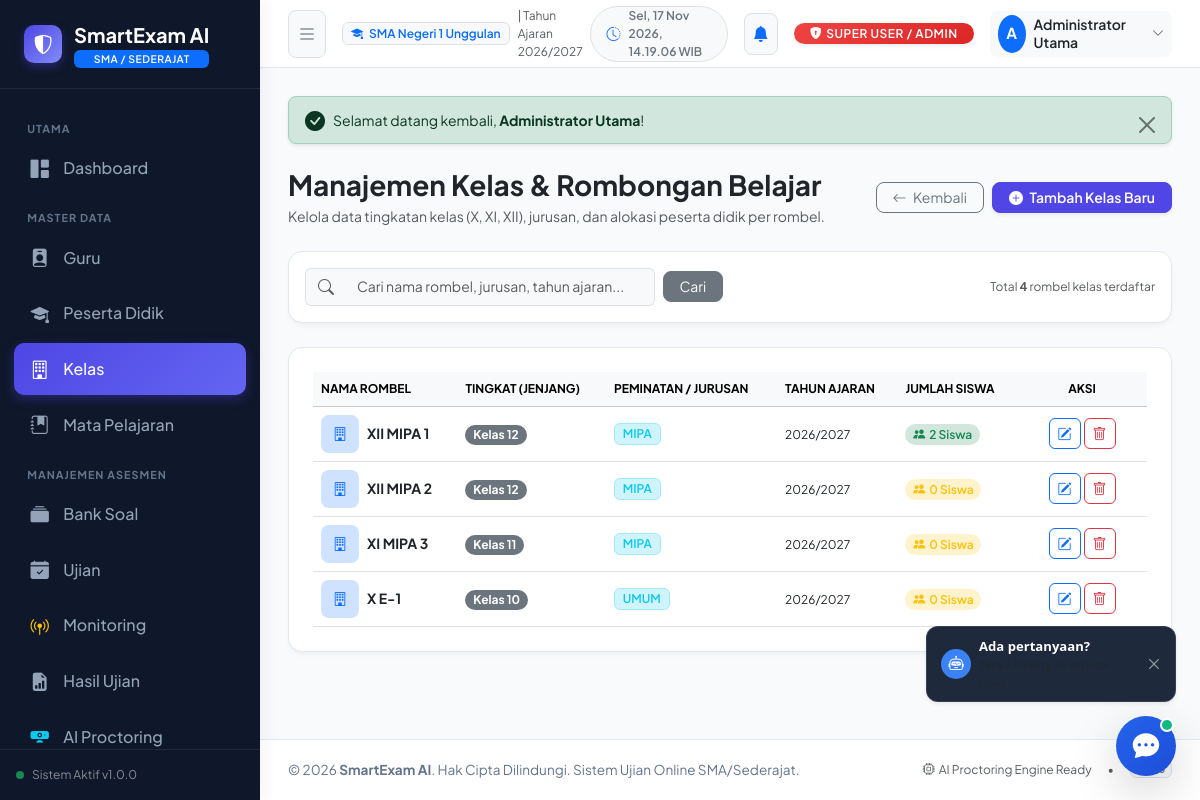
The page /admin/classes (signed in) on the database its author committed.
### tables this page shows
CREATE TABLE `classes` (
    `id` INT UNSIGNED AUTO_INCREMENT PRIMARY KEY,
    `class_name` VARCHAR(50) NOT NULL UNIQUE COMMENT 'Nama rombel, misal: XII MIPA 1',
    `grade_level` ENUM('10', '11', '12') NOT NULL COMMENT 'Tingkat jenjang kelas SMA',
    `major` VARCHAR(50) NOT NULL DEFAULT 'MIPA' COMMENT 'Jurusan: MIPA, IPS, BAHASA, UMUM',
    `academic_year` VARCHAR(20) NOT NULL DEFAULT '2026/2027' COMMENT 'Tahun ajaran aktif',
    `created_at` TIMESTAMP DEFAULT CURRENT_TIMESTAMP,
    `updated_at` TIMESTAMP DEFAULT CURRENT_TIMESTAMP ON UPDATE CURRENT_TIMESTAMP,
    INDEX `idx_classes_grade` (`grade_level`),
    INDEX `idx_classes_academic_year` (`academic_year`)
);

### app/Core/Controller.php (called while the page is built, shortened)
<?php
abstract class Controller
{
    protected function view(string $viewPath, array $data = [], ?string $layout = 'main'): void
    {
        View::render($viewPath, $data, $layout);
    }
    protected function getQuery(?string $key = null, mixed $default = null): mixed
    {
        return $_GET[$key] ?? $default;
    }
}

### app/Controllers/AdminController.php (called while the page is built, shortened)
<?php
class AdminController extends Controller
{
    private ClassModel $classModel;
    public function __construct()
    {
        $this->classModel = new ClassModel();
    }
    public function classes(): void
    {
        $search = SanitizeHelper::clean($this->getQuery('q', ''));
        $classes = $this->classModel->getAllWithCounts($search);
        $this->view('admin/classes/index', [
            'pageTitle' => 'Manajemen Kelas & Rombel - ' . APP_NAME,
            'classes'   => $classes,
            'search'    => $search,
            'user'      => AuthMiddleware::user()
        ], 'main');
    }
}

### public/index.php (called while the page is built, shortened)
<?php
require_once APP_PATH . '/Helpers/UrlHelper.php';
require_once APP_PATH . '/Helpers/SanitizeHelper.php';
spl_autoload_register(function ($class) {
    $prefix = 'App\\';
    $baseDir = APP_PATH . DIRECTORY_SEPARATOR;
    $len = strlen($prefix);
    $relativeClass = substr($class, $len);
    $file = $baseDir . str_replace('\\', DIRECTORY_SEPARATOR, $relativeClass) . '.php';
});
$app = new \App\Core\App();

### app/Helpers/UrlHelper.php (called while the page is built, shortened)
<?php
if (!function_exists('base_url')) {
    function base_url(string $path = ''): string
    {
        $base = defined('BASE_URL') ? BASE_URL : '';
        $path = ltrim($path, '/');
        return empty($path) ? $base : $base . '/' . $path;
    }
}
if (!function_exists('e')) {
    function e(?string $string): string
    {
        return htmlspecialchars((string)$string, ENT_QUOTES, 'UTF-8');
    }
}

### app/Core/Database.php (called while the page is built, shortened)
<?php
class Database
{
    private static ?PDO $instance = null;
    private static bool $connected = false;
    public static function getInstance(): ?PDO
    {
        return self::$instance;
    }
    private static function connect(): void
    {
        $configFile = APP_PATH . '/Config/Database.php';
        $config = require $configFile;
        $dsn = sprintf(
            "%s:host=%s;port=%s;dbname=%s;charset=%s",
            $config['driver'],
            $config['host'],
            $config['port'],
            $config['database'],
            $config['charset']
        );
        try {
            self::$instance = new PDO(
                $dsn,
                $config['username'],
                $config['password'],
                $config['options'] ?? []
            );
            self::$connected = true;
        } catch (PDOException $e) {
            self::$instance = null;
            self::$connected = false;
            self::$errorMessage = $e->getMessage();
        }
    }
    public static function isConnected(): bool
    {
        return self::$connected;
    }
}

### app/Helpers/SanitizeHelper.php (called while the page is built, shortened)
<?php
class SanitizeHelper
{
    public static function clean(mixed $data): mixed
    {
        if (is_string($data)) {
            return htmlspecialchars(trim($data), ENT_QUOTES, 'UTF-8');
        }
        return $data;
    }
}

### app/Models/ClassModel.php (called while the page is built, shortened)
<?php
class ClassModel extends Model
{
    protected string $table = 'classes';
    public function getAllWithCounts(string $search = ''): array
    {
        $where = "";
        $params = [];
        $sql = "SELECT c.*, COUNT(s.id) as total_students
                FROM `{$this->table}` c
                LEFT JOIN `students` s ON s.class_id = c.id
                {$where}
                GROUP BY c.id
                ORDER BY c.grade_level DESC, c.class_name ASC";
        return $this->fetchAll($sql, $params);
    }
}

### app/Core/Model.php (called while the page is built, shortened)
<?php
abstract class Model
{
    protected ?PDO $db;
    public function __construct()
    {
        $this->db = Database::getInstance();
    }
    public function isDbConnected(): bool
    {
        return $this->db !== null && Database::isConnected();
    }
    public function query(string $sql, array $params = []): ?\PDOStatement
    {
        try {
            $stmt = $this->db->prepare($sql);
            $stmt->execute($params);
            return $stmt;
        } catch (PDOException $e) {
            error_log("Database Query Error: " . $e->getMessage() . " SQL: " . $sql);
            return null;
        }
    }
    public function fetchAll(string $sql, array $params = []): array
    {
        $stmt = $this->query($sql, $params);
        return $stmt->fetchAll();
    }
}

### app/Views/admin/classes/index.php (the view, shortened to what this page needs)
<div class="d-flex flex-column flex-md-row justify-content-between align-items-md-center gap-3 mb-4">
    <div>
        <h3 class="font-bold text-dark mb-1">Manajemen Kelas & Rombongan Belajar</h3>
        <p class="text-muted text-sm mb-0">Kelola data tingkatan kelas (X, XI, XII), jurusan, dan alokasi peserta didik per rombel.</p>
    </div>
    <div class="d-flex gap-2">
        <a href="<?= base_url('admin/dashboard') ?>" class="btn btn-outline-secondary rounded-3 btn-sm px-3">
            <i class="bi bi-arrow-left me-1"></i> Kembali
        </a>
        <button type="button" class="btn btn-primary rounded-3 btn-sm px-3 font-semibold shadow-sm" data-bs-toggle="modal" data-bs-target="#modalAddClass">
            <i class="bi bi-plus-circle-fill me-1"></i> Tambah Kelas Baru
        </button>
    </div>
</div>
<div class="card-custom p-3 mb-4">
    <form action="<?= base_url('admin/classes') ?>" method="GET" class="row g-2 align-items-center">
        <div class="col-12 col-md-5">
            <div class="input-group">
                <span class="input-group-text bg-light border-end-0 text-muted"><i class="bi bi-search"></i></span>
                <input type="text" name="q" class="form-control bg-light border-start-0 text-sm" placeholder="Cari nama rombel, jurusan, tahun ajaran..." value="<?= e($search) ?>">
            </div>
        </div>
        <div class="col-auto">
            <button type="submit" class="btn btn-secondary btn-sm rounded-3 px-3">Cari</button>
        </div>
        <div class="col text-md-end text-muted text-xs">
            Total <strong><?= count($classes) ?></strong> rombel kelas terdaftar
        </div>
    </form>
</div>
<div class="card-custom p-4 mb-4">
    <div class="table-responsive">
        <table class="table table-hover align-middle mb-0">
            <thead class="table-light">
                <tr class="text-xs text-uppercase text-muted">
                    <th>Nama Rombel</th>
                    <th>Tingkat (Jenjang)</th>
                    <th>Peminatan / Jurusan</th>
                    <th>Tahun Ajaran</th>
                    <th>Jumlah Siswa</th>
                    <th class="text-center" style="width: 130px;">Aksi</th>
                </tr>
            </thead>
            <tbody class="text-sm">
                <?php if (!empty($classes)): ?>
                    <?php foreach ($classes as $c): ?>
                        <tr>
                            <td>
                                <div class="d-flex align-items-center gap-2">
                                    <div class="rounded-3 bg-primary-subtle text-primary font-bold d-flex align-items-center justify-content-center" style="width: 38px; height: 38px;">
                                        <i class="bi bi-building"></i>
                                    </div>
                                    <div class="font-bold text-dark"><?= e($c['class_name']) ?></div>
                                </div>
                            </td>
                            <td>
                                <span class="badge bg-secondary rounded-pill px-2.5 py-1 text-xs">
                                    Kelas <?= e($c['grade_level']) ?>
                                </span>
                            </td>
                            <td>
                                <span class="badge bg-info-subtle text-info border border-info-subtle font-semibold text-xs">
                                    <?= e($c['major']) ?>
                                </span>
                            </td>
                            <td>
                                <span class="text-dark font-mono text-xs"><?= e($c['academic_year']) ?></span>
                            </td>
                            <td>
                                <?php $sCount = (int)($c['total_students'] ?? 0); ?>
                                <span class="badge <?= $sCount > 0 ? 'bg-success-subtle text-success' : 'bg-warning-subtle text-warning' ?> rounded-pill px-2.5 py-1 text-xs font-semibold">
                                    <i class="bi bi-people-fill me-1"></i><?= $sCount ?> Siswa
                                </span>
                            </td>
                            <td class="text-center">
                                <div class="btn-group btn-group-sm">
                                    <button type="button" class="btn btn-outline-primary rounded-2 me-1" data-bs-toggle="modal" data-bs-target="#modalEditClass_<?= $c['id'] ?>" title="Edit Kelas">
                                        <i class="bi bi-pencil-square"></i>
                                    </button>
                                    <button type="button" class="btn btn-outline-danger rounded-2" data-bs-toggle="modal" data-bs-target="#modalDeleteClass_<?= $c['id'] ?>" title="Hapus Kelas">
                                        <i class="bi bi-trash"></i>
                                    </button>
                                </div>
                            </td>
                        </tr>
                    <?php endforeach; ?>
                <?php endif; ?>
            </tbody>
        </table>
    </div>
</div>

### public/assets/css/custom.css (style rules this page uses)
:root { --primary-color: #4f46e5; --primary-hover: #4338ca; --primary-light: #eef2ff; --secondary-color: #0ea5e9; --sidebar-bg: #0f172a; --sidebar-text: #94a3b8; --sidebar-active: #ffffff; --sidebar-active-bg: rgba(79, 70, 229, 0.25); --sidebar-width: 260px; --navbar-height: 68px; --card-radius: 14px; --border-color: #e2e8f0; }
body { font-family: 'Plus Jakarta Sans', system-ui, -apple-system, BlinkMacSystemFont, 'Segoe UI', Roboto, Oxygen, Ubuntu, Cantarell, sans-serif; background-color: #f8fafc; color: #1e293b; min-height: 100vh; margin: 0; padding: 0; overflow-x: hidden; }
.font-semibold { font-weight: 600; }
.font-bold { font-weight: 700; }
.text-xs { font-size: 0.75rem; }
.text-sm { font-size: 0.875rem; }
.card-custom { background: #ffffff; border: 1px solid var(--border-color); border-radius: var(--card-radius); box-shadow: 0 4px 6px -1px rgba(0, 0, 0, 0.03), 0 2px 4px -2px rgba(0, 0, 0, 0.03); transition: transform 0.2s ease, box-shadow 0.2s ease; overflow: hidden; }
.btn-primary { background-color: var(--primary-color); border-color: var(--primary-color); }

### rows shown on the page
classes: class_name "XII MIPA 1", grade_level "12", major "MIPA", academic_year "2026/2027", sCount "2"
classes: class_name "XII MIPA 2", grade_level "12", major "MIPA", academic_year "2026/2027", sCount "0"
classes: class_name "XI MIPA 3", grade_level "11", major "MIPA", academic_year "2026/2027", sCount "0"
classes: class_name "X E-1", grade_level "10", major "UMUM", academic_year "2026/2027", sCount "0"

### other values the page prints
APP_NAME "SmartExam AI"
APP_VERSION "1.0.0"
$roleLabel "SUPER USER / ADMIN"
substr($currentUser['name'] ?? 'U', 0, 1) "A"
$currentUser['name'] "Administrator Utama"
$msg "Selamat datang kembali, Administrator Utama !"
count($classes) "4"
